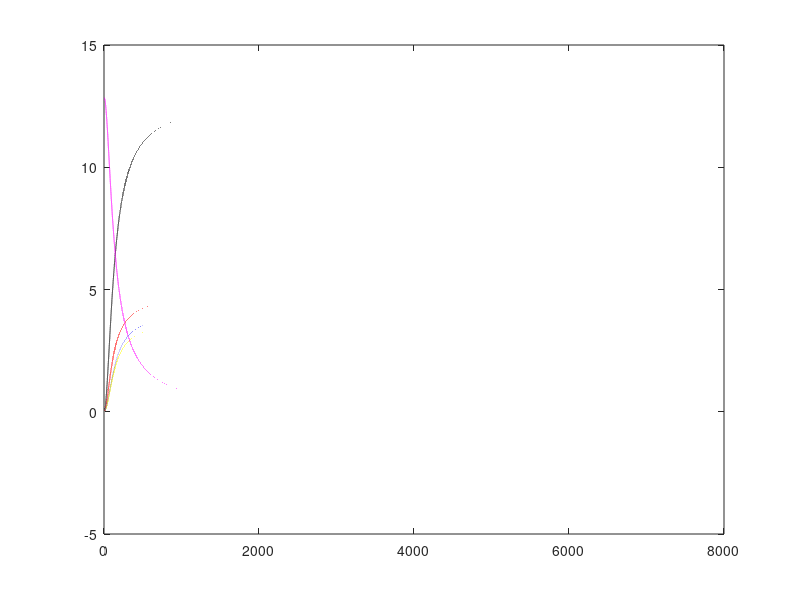

Source code (MATLAB): (Note: this script raises an error after producing the figure.)
clear all;
clc, 
close all
%input--------


m1=80.916;    % mass of the first ion
m2=80.916;    % mass of the second ion
m3=93.9240;   % mass of the third ion

q1=1;
q2=1;
q3=1;

x1=-2.42796600;   y1=-0.59922600;   z1= 0.03354500 ;                %coordinate of the first ion
x2=-0.29933500;   y2= 0.99950400;  z2=   -0.12871700;        %coordinate of the second ion
x3=2.47595900;    y3=-0.53573400;   z3=-0.06509600;    %coordinate of the third ion
		 


vx1=0;  vy1=0; vz1=0;  %initial velocities of the first ion  
vx2=0;  vy2=0; vz2=0;  % initial velocities of the second ion 
vx3=0;  vy3=0; vz3=0;  % initial velocities of the third ion 

%dt=0.2418884; %time step size fs
tspan= 0:300000; 

%---------------------------------------
angs2au=1.889726;      % angstrom to atomic unit (bohr radius)
au2fs=0.02418884;      % atomic unit to femtosecond
mpvsme=1822.888486424682;   % ratio of atomic mass and electron mass
hatoev=  27.211396; % taken from ksu webpage/ twice of ionization potential of H
m=[m1*mpvsme m2*mpvsme m3*mpvsme];

x=[x1,x2,x3];    % initial position in x
y=[y1,y2,y3];    % initial position in y
z=[z1,z2,z3];    % initial position in z


x_cm=(x(1)*m(1)+x(2)*m(2)+x(3)*m(3))/(m(1)+m(2)+m(3));  % center of mass position: x-values
y_cm=(y(1)*m(1)+y(2)*m(2)+y(3)*m(3))/(m(1)+m(2)+m(3));  % center of mass position: y-values
z_cm=(z(1)*m(1)+z(2)*m(2)+z(3)*m(3))/(m(1)+m(2)+m(3));  % center of mass position: z-values

r1=[(x1-x_cm)*angs2au (y1-y_cm)*angs2au (z1-z_cm)*angs2au]; % initial position in CM coordiates of the first ion
r2=[(x2-x_cm)*angs2au (y2-y_cm)*angs2au (z2-z_cm)*angs2au]; % initial position in CM coordiates of the second ion
r3=[(x3-x_cm)*angs2au (y3-y_cm)*angs2au (z3-z_cm)*angs2au]; % initial position in CM coordiates of the third ion

ini=[r1(1) r1(2) r1(3) r2(1) r2(2) r2(3) r3(1) r3(2) r3(3) vx1 vy1 vz1 vx2 vy2 vz2 vx3 vy3 vz3]; % initial conditions


options= odeset('AbsTol',1e-12,'RelTol',1e-12);


F = @(t,r) [r(10);r(11);r(12);r(13);r(14);r(15);r(16);r(17);r(18);...
    
((q1*q2/m(1))/(((r(1)-r(4)).^2 + (r(2)-r(5)).^2 + (r(3)-r(6)).^2).^(3/2)))*(r(1)-r(4)) + ((q1*q3/m(1))/(((r(1)-r(7)).^2 + (r(2)-r(8)).^2 + (r(3)-r(9)).^2).^(3/2)))*(r(1)-r(7));...
((q1*q2/m(1))/(((r(1)-r(4)).^2 + (r(2)-r(5)).^2 + (r(3)-r(6)).^2).^(3/2)))*(r(2)-r(5)) + ((q1*q3/m(1))/(((r(1)-r(7)).^2 + (r(2)-r(8)).^2 + (r(3)-r(9)).^2).^(3/2)))*(r(2)-r(8));...
((q1*q2/m(1))/(((r(1)-r(4)).^2 + (r(2)-r(5)).^2 + (r(3)-r(6)).^2).^(3/2)))*(r(3)-r(6)) + ((q1*q3/m(1))/(((r(1)-r(7)).^2 + (r(2)-r(8)).^2 + (r(3)-r(9)).^2).^(3/2)))*(r(3)-r(9));...

((q1*q2/m(2))/(((r(1)-r(4)).^2 + (r(2)-r(5)).^2 + (r(3)-r(6)).^2).^(3/2)))*(r(4)-r(1)) + ((q3*q2/m(2))/(((r(4)-r(7)).^2 + (r(5)-r(8)).^2 + (r(6)-r(9)).^2).^(3/2)))*(r(4)-r(7));...
((q1*q2/m(2))/(((r(1)-r(4)).^2 + (r(2)-r(5)).^2 + (r(3)-r(6)).^2).^(3/2)))*(r(5)-r(2)) + ((q3*q2/m(2))/(((r(4)-r(7)).^2 + (r(5)-r(8)).^2 + (r(6)-r(9)).^2).^(3/2)))*(r(5)-r(8));...
((q1*q2/m(2))/(((r(1)-r(4)).^2 + (r(2)-r(5)).^2 + (r(3)-r(6)).^2).^(3/2)))*(r(6)-r(3)) + ((q3*q2/m(2))/(((r(4)-r(7)).^2 + (r(5)-r(8)).^2 + (r(6)-r(9)).^2).^(3/2)))*(r(6)-r(9));...

((q1*q3/m(3))/(((r(1)-r(7)).^2 + (r(2)-r(8)).^2 + (r(3)-r(9)).^2).^(3/2)))*(r(7)-r(1)) + ((q3*q2/m(3))/(((r(4)-r(7)).^2 + (r(5)-r(8)).^2 + (r(6)-r(9)).^2).^(3/2)))*(r(7)-r(4));...
((q1*q3/m(3))/(((r(1)-r(7)).^2 + (r(2)-r(8)).^2 + (r(3)-r(9)).^2).^(3/2)))*(r(8)-r(2)) + ((q3*q2/m(3))/(((r(4)-r(7)).^2 + (r(5)-r(8)).^2 + (r(6)-r(9)).^2).^(3/2)))*(r(8)-r(5));...
((q1*q3/m(3))/(((r(1)-r(7)).^2 + (r(2)-r(8)).^2 + (r(3)-r(9)).^2).^(3/2)))*(r(9)-r(3)) + ((q3*q2/m(3))/(((r(4)-r(7)).^2 + (r(5)-r(8)).^2 + (r(6)-r(9)).^2).^(3/2)))*(r(9)-r(6))];

[t,r]=ode45(F, tspan, ini, options); % solving runge kutta 4th order

x1  = r(:,1);   y1  = r(:,2);   z1  = r(:,3);      % position of 1st ion
vx1 = r(:,10);   vy1 = r(:,11);   vz1 = r(:,12);      % velocity of 1st ion
px1 = m(1)*vx1; py1 = m(1)*vy1; pz1 = m(1)*vz1;    % momentum of 1st ion
p1=sqrt(px1.*px1+py1.*py1+pz1.*pz1);  % momentum magnitude of 1st ion

x2  = r(:,4);   y2  = r(:,5);    z2  = r(:,6);    % position of 2nd ion
vx2 = r(:,13);   vy2 = r(:,14);   vz2 = r(:,15);    % velocity of 2nd ion
px2 = m(2)*vx2; py2 = m(2)*vy2;  pz2 = m(2)*vz2;    % momentum of 2nd ion
p2 =sqrt(px2.*px2+py2.*py2+pz2.*pz2);  % momentum magnitude of 2nd ion

x3  = r(:,7);   y3  = r(:,8);    z3  = r(:,9);    % position of 3rd ion
vx3 = r(:,16);   vy3 = r(:,17);   vz3 = r(:,18);    % velocity of 3rd  ion
px3 = m(3)*vx3; py3 = m(3)*vy3;  pz3 = m(3)*vz3;    % momentum of 3rd  ion
p3 =sqrt(px3.*px3+py3.*py3+pz3.*pz3);  % momentum magnitude of 2nd ion


r12=((x1-x2).^2+(y1-y2).^2+(z1-z2).^2).^(1/2); % internuclear distance in au
r23=((x2-x3).^2+(y2-y3).^2+(z2-z3).^2).^(1/2); % internuclear distance in au
r13=((x1-x3).^2+(y1-y3).^2+(z1-z3).^2).^(1/2); % internuclear distance in au

angtheta1=(180/pi)*acos((px2.*px3+py2.*py3+pz2.*pz3)./(p2.*p3)); % angle between P2,P3
angtheta2=(180/pi)*acos((px1.*px2+py1.*py2+pz1.*pz2)./(p1.*p2)); % angle between P1,P2
angtheta3=(180/pi)*acos((px1.*px3+py1.*py3+pz1.*pz3)./(p1.*p3)); % angle between P2,P3

ang1 = cos(angtheta1(end)*pi/180); % angle between P2, P3 (cosine)
ang2 = cos(angtheta2(end)*pi/180); % angle between P2, P3 (cosine)
ang3 = cos(angtheta3(end)*pi/180); % angle between P2, P3 (cosine)

abs_ang1 = (angtheta1(end)) % angle between P2, P3 (cosine)
abs_ang2 = (angtheta2(end)) % angle between P1, P2 (cosine)
abs_ang3 = (angtheta3(end)) % angle between P1, P3 (cosine)


angsum = abs_ang1+abs_ang2+abs_ang3 % angle sum to see if it peaks at 360 degrees...



ke1= hatoev*(0.5*px1.*px1/m(1)+0.5*py1.*py1/m(1)+0.5*pz1.*pz1/m(1)); %kinetic energy of the 1st ion
ke2= hatoev*(0.5*px2.*px2/m(2)+0.5*py2.*py2/m(2)+0.5*pz2.*pz2/m(2)); %kinetic energy of the 2nd ion
ke3= hatoev*(0.5*px3.*px3/m(3)+0.5*py3.*py3/m(3)+0.5*pz3.*pz3/m(3)); %kinetic energy of the 3rd ion
ke=ke1+ke2+ke3;

d=ke-ke1-ke2-ke3;    %must be zero
pe=hatoev*(1./r12+1./r23+1./r13); %potential energy 
peke=pe+ke;

t=t*au2fs;
plot(t,ke,'k',t,ke1,'r',t,ke2,'b:',t,ke3,'y',t,pe,'m',t,peke,'c:',t,d,'g:','LineWidth',3)
title(ker_filename)
xlabel('time delay / fs');
ylabel('ker / ev');
legend('ke1+ke2+ke3','ke1','ke2','ke3','pe','pe+ke','Location','best');
legend('boxoff');

ker=[t ke ke1 ke2 ke3 pe peke (r12./angs2au) ];  % t in fs, ke,ke1,ke2,pe in eV, r in Angstorm
dlmwrite(ker_filename, ker);

 
 ke1(end)
 ke2(end)
 ke3(end)
 ke(end)
 pe(1)
